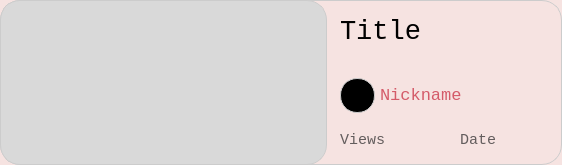
<?xml version="1.0" encoding="UTF-8"?>
<ui version="4.0">
 <class>video</class>
 <widget class="QDialog" name="video">
  <property name="geometry">
   <rect>
    <x>0</x>
    <y>0</y>
    <width>562</width>
    <height>165</height>
   </rect>
  </property>
  <property name="sizePolicy">
   <sizepolicy hsizetype="Fixed" vsizetype="Fixed">
    <horstretch>0</horstretch>
    <verstretch>0</verstretch>
   </sizepolicy>
  </property>
  <property name="windowTitle">
   <string>Dialog</string>
  </property>
  <property name="autoFillBackground">
   <bool>false</bool>
  </property>
  <property name="styleSheet">
   <string notr="true">border-radius: 20px;
border: 1px solid #ccc;
background: #f6e3e1</string>
  </property>
  <widget class="QLabel" name="thumnbnail">
   <property name="geometry">
    <rect>
     <x>0</x>
     <y>0</y>
     <width>327</width>
     <height>165</height>
    </rect>
   </property>
   <property name="font">
    <font>
     <family>Liberation Mono</family>
     <pointsize>26</pointsize>
    </font>
   </property>
   <property name="autoFillBackground">
    <bool>false</bool>
   </property>
   <property name="styleSheet">
    <string notr="true">border-radius: 20px;
border: 1px solid #ccc;
background: #d9d9d9</string>
   </property>
   <property name="text">
    <string/>
   </property>
  </widget>
  <widget class="QLabel" name="avatar">
   <property name="geometry">
    <rect>
     <x>340</x>
     <y>78</y>
     <width>35</width>
     <height>35</height>
    </rect>
   </property>
   <property name="styleSheet">
    <string notr="true">border-radius: 17px;
border: 1px solid #ccc;
background: #000000
</string>
   </property>
   <property name="text">
    <string/>
   </property>
  </widget>
  <widget class="QLabel" name="title">
   <property name="geometry">
    <rect>
     <x>340</x>
     <y>16</y>
     <width>211</width>
     <height>31</height>
    </rect>
   </property>
   <property name="font">
    <font>
     <family>Liberation Mono</family>
     <pointsize>20</pointsize>
    </font>
   </property>
   <property name="styleSheet">
    <string notr="true">border: 0px;
background: rgba(0, 0, 0, 0)</string>
   </property>
   <property name="text">
    <string>Title</string>
   </property>
  </widget>
  <widget class="QLabel" name="title_2">
   <property name="geometry">
    <rect>
     <x>380</x>
     <y>85</y>
     <width>151</width>
     <height>20</height>
    </rect>
   </property>
   <property name="font">
    <font>
     <family>Liberation Mono</family>
     <pointsize>13</pointsize>
    </font>
   </property>
   <property name="contextMenuPolicy">
    <enum>Qt::NoContextMenu</enum>
   </property>
   <property name="styleSheet">
    <string notr="true">border: 0px;
background: rgba(0, 0, 0, 0);
color: #D45B69;</string>
   </property>
   <property name="text">
    <string>Nickname</string>
   </property>
  </widget>
  <widget class="QLabel" name="title_3">
   <property name="geometry">
    <rect>
     <x>340</x>
     <y>130</y>
     <width>111</width>
     <height>20</height>
    </rect>
   </property>
   <property name="font">
    <font>
     <family>Liberation Mono</family>
     <pointsize>11</pointsize>
    </font>
   </property>
   <property name="styleSheet">
    <string notr="true">border: 0px;
background: rgba(0, 0, 0, 0);
color: #635D5D;</string>
   </property>
   <property name="text">
    <string>Views</string>
   </property>
  </widget>
  <widget class="QLabel" name="title_4">
   <property name="geometry">
    <rect>
     <x>460</x>
     <y>130</y>
     <width>91</width>
     <height>20</height>
    </rect>
   </property>
   <property name="font">
    <font>
     <family>Liberation Mono</family>
     <pointsize>11</pointsize>
    </font>
   </property>
   <property name="styleSheet">
    <string notr="true">border: 0px;
background: rgba(0, 0, 0, 0);
color: #635D5D;</string>
   </property>
   <property name="text">
    <string>Date</string>
   </property>
  </widget>
 </widget>
 <resources/>
 <connections/>
</ui>
